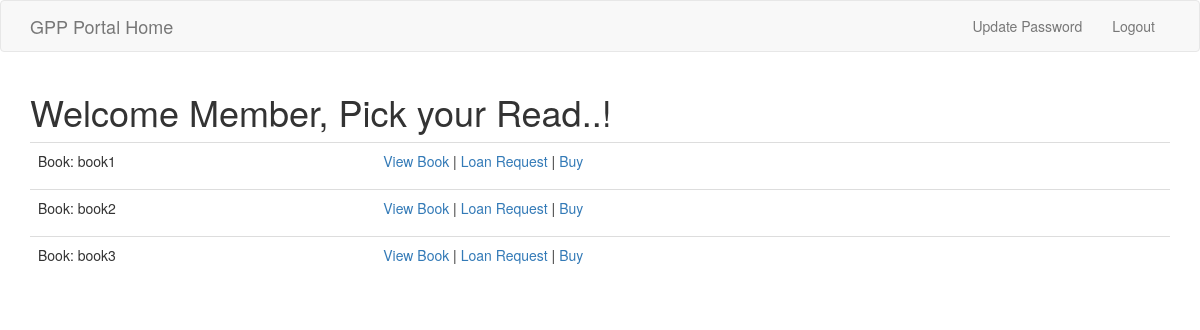
/member/home (signed in), run on the app's committed database.
### app/models.py (models this page shows, shortened)
class CRUDMixin(db.Model):
    __abstract__ = True  # declares this as an abstract class

class Book(CRUDMixin):
    id = db.Column(db.Integer, primary_key=True)
    title = db.Column(db.String(100), nullable=False)
    content = db.Column(db.Text)  # Use appropriate storage for book content
    isbn_13 = db.Column(db.String(13))  # ISBN-13
    isbn_10 = db.Column(db.String(10))  # ISBN-10
    publisher = db.Column(db.String(100))
    publication_date = db.Column(db.Date)
    language = db.Column(db.String(50))
    type = db.Column(db.String(50))  # Physical, eBook, Audiobook
    authors = db.relationship(
        "Author", secondary=authors_books, backref="books", lazy="dynamic"
    )
    genres = db.relationship(
        "Genre", secondary=genres_books, backref="books", lazy="dynamic"
    )
    collections = db.relationship(
        "Collection", secondary=collection_books, backref="books", lazy="dynamic"
    )
    wishlists = db.relationship(
        "Wishlist", secondary=wishlist_books, backref="book", lazy="dynamic"
    )
    free_access_in_memberships = db.relationship(
        "Membership", secondary=membership_books, backref="book", lazy="dynamic"
    )
    book_loans = db.relationship("BookLoan", backref="book", lazy="dynamic")
    purchases = db.relationship("Purchase", backref="book", lazy="dynamic")
    reviews = db.relationship("Review", backref="book", lazy="dynamic")

### app/routes/member.py (the view)
@member_bp.route("/member/home")
@auth_required("token", "session")
def home():
    books = Book.query.all()
    return render_template("member/home.html", books=books)

### app/templates/member/home.html
{% extends "base.html" %}
{% block app_content %}
<h1>Welcome Member, Pick your Read..!</h1>
    <table class="table table-hover">
        {% for book in books %}
            <tr>
                <td>
                    <p>{{ 'Book' }}: {{ book.title }}</p>
                </td>
                <td>
                    <p>
                        <a href="{{ url_for('member_bp.home') }}">{{ 'View Book' }}</a> |
                        <a href="{{ url_for('member_bp.home') }}">{{ 'Loan Request' }}</a> |
                        <a href="{{ url_for('member_bp.home') }}">{{ 'Buy' }}</a>
                    </p>
                </td>
            </tr>
        {% endfor %}
    </table>
{% endblock %}

### data on the page
Book: value "Book", title "book1", value "View Book", value "Loan Request", value "Buy"
Book: value "Book", title "book2", value "View Book", value "Loan Request", value "Buy"
Book: value "Book", title "book3", value "View Book", value "Loan Request", value "Buy"

### other printed values
{{ 'Update Password' }} "Update Password"
{{ 'Logout' }} "Logout"
